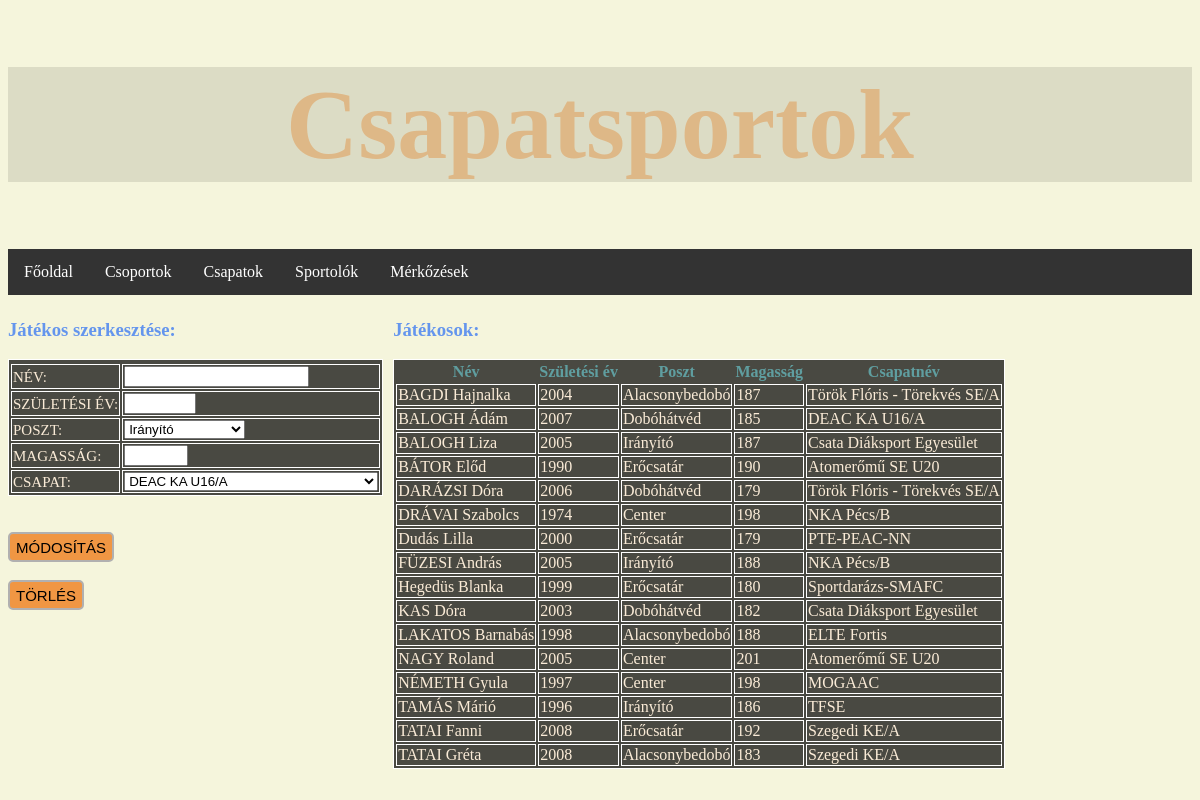
Screenshot of /index/jatekostszerkeszt.php with the database file from the repository.
### tables this page shows
CREATE TABLE `sportember` (
  `sportoloID` int(5) NOT NULL,
  `név` varchar(60) NOT NULL,
  `születési év` int(60) NOT NULL,
  `csapatID` int(5) NOT NULL
);

CREATE TABLE `csapat` (
  `csapatID` int(5) NOT NULL,
  `csapatnév` varchar(60) NOT NULL,
  `csoportID` int(5) NOT NULL,
  `csarnoknév` varchar(60) NOT NULL,
  `csarnokcím` varchar(60) NOT NULL
);

### index/db_fuggvenyek.php (called while the page is built, shortened)
<?php
function csapatsportok_csatlakozas() {
    $conn = mysqli_connect("localhost", "root", "")
			or die("Csatlakozási hiba");
    mysqli_query($conn, 'SET NAMES UTF-8');
    mysqli_query($conn, 'SET character_set_results=utf8');
    mysqli_set_charset($conn, 'utf8');
    return $conn;
}
function csapatlistatLeker() {
    if ( !($conn = csapatsportok_csatlakozas()) ) {
        return false;
    }
	$result = mysqli_query( $conn,"SELECT csapatID, csapatnév, csoportnév, csarnoknév, csarnokcím FROM csapat, csoport WHERE csapat.csoportID=csoport.csoportID");
	return $result;
}
function sportemberJatekosokLeker() {
    if ( !($conn = csapatsportok_csatlakozas()) ) {
        return false;
    }
    $result = mysqli_query( $conn,"SELECT játékos.sportoloID, név, `születési év`, poszt, magasság, csapatnév from sportember, csapat, játékos where (csapat.csapatID=sportember.csapatID) and (sportember.sportoloID = játékos.sportoloID) order by név");
    return $result;
}
function jatekos_leker($sportoloID){
    if ( !($conn = csapatsportok_csatlakozas()) ) {
        return false;
    }
    $stmt = mysqli_prepare( $conn,"SELECT sportember.sportoloID, név, `születési év`,poszt, magasság, csapatID FROM  játékos, sportember WHERE sportember.sportoloID = ? AND sportember.sportoloID=játékos.sportoloID");
    mysqli_stmt_bind_param($stmt, "d",$sportoloID);
    $sikeres = mysqli_stmt_execute($stmt);
    mysqli_stmt_bind_result($stmt, $sportoloID, $nev, $szuletesi_ev, $poszt, $magassag, $csapatID);
    $eredmeny=array();
    $eredmeny["sportoloID"]=$sportoloID;
    $eredmeny["nev"]=$nev;
    $eredmeny["szulev"]=$szuletesi_ev;
    $eredmeny["csapatID"]=$csapatID;
    $eredmeny["poszt"]=$poszt;
    $eredmeny["magassag"]=$magassag;
    return $eredmeny;
}
?>

### index/jatekostszerkeszt.php (the view, shortened to what this page needs)
<?php
include_once 'db_fuggvenyek.php';
?>
<!DOCTYPE html>
<html lang="hu">
<head>
    <link rel="stylesheet" href="mystyle.css?v=<?php echo time(); ?>">
</head>
<body>
<h1>Csapatsportok</h1>
<ul>
    <li><a class="active" href="./index.php">Főoldal</a></li>
    <li><a href="./csop.php">Csoportok</a></li>
    <li><a href="./csap.php">Csapatok</a></li>
    <li><a href="./spo.php">Sportolók</a></li>
    <li><a href="./merk.php">Mérkőzések</a></li>
</ul>
<div class="row">
    <div class="column">
        <h3>Játékos szerkesztése:</h3>
        <?php
        $v_jatekosID = $_POST["sportoloID"];
        $v_jatekosID = htmlspecialchars($v_jatekosID);
        $jatekosadatai = jatekos_leker($v_jatekosID);
        ?>
        <form method = "POST" action="jatekosmodositas.php" accept-charset="utf-8">
            <table border="1">
                <tr>
                    <?php
                        echo '<input class="forminput" type="hidden" name="jatekosID" value="'.$v_jatekosID.'" />'
                        ?><tr>
                    <td><label class="formlabel">Név:</label></td>
                    <td><?php
                        echo '<input pattern=".{5,60}" required title="A név minimum 5, maximum 60 karakterből állhat!" class="forminput" type="text" name="nev" value="'.$jatekosadatai["nev"].'" />'
                        ?></td>
                </tr><tr>
                    <td><label class="formlabel">Születési év:</label></td>
                    <td><?php
                        echo '<input pattern=".{4,4}" required title="A születési évet négy karakterben kell megadni!" class="forminput" type="number" min="1970" max="2010" name="szulev" value="'.$jatekosadatai["szulev"].'" />'
                        ?></td>
                </tr><tr>
                    <td><label class="formlabel">Poszt:</label></td>
                    <td>
                        <select name="poszt">
                        <?php
                        $opciok = array("Irányító","Dobóhátvéd","Alacsonybedobó","Erőcsatár","Center");
                        foreach ($opciok as $adat){
                            if($jatekosadatai["poszt"] == $adat){
                                echo '<option value="'.$adat.'" selected>'.$adat.'</option>';
                            }else{
                                echo '<option value="'.$adat.'">'.$adat.'</option>';
                            }
                        }
                        ?>
                        </select>
                    </td>
                </tr><tr>
                    <td><label class="formlabel">Magasság:</label></td>
                    <td><?php
                        echo '<input pattern=".{3,3}" required title="A magasságot 3 karakterben kell megadni, cm-ben!" class="forminput" type="number" min="150" max="230" name="magassag" value="'.$jatekosadatai["magassag"].'" />'
                        ?></td>
                </tr><tr>
                    <td><label class="formlabel">Csapat:</label></td>
                    <td><select name="csapatID">
                            <?php
                            $csapatok = csapatlistatLeker();
                            if(mysqli_num_rows($csapatok)>0){
                                while($egySor = mysqli_fetch_assoc($csapatok)){
                                    if($jatekosadatai["csapatID"] == $egySor["csapatID"]){
                                        echo '<option value="'.$egySor["csapatID"].'" selected>'.$egySor["csapatnév"].'</option>';
                                    }else{
                                        echo'<option value="'.$egySor["csapatID"].'">'.$egySor["csapatnév"].'</option>';
                                    }
                                }
                            }
                            ?>
                        </select></td>
                </tr>
            </table>
            <br/>
            <br/>
            <input class="forminput" type="submit" value="Módosítás">
        </form>
        <br/>
        <form method = "POST" action="jatekostorles.php" accept-charset="utf-8">
            <input class="forminput" type="submit" value="Törlés">
        </form>
    </div>
    <div class="column">
        <div>
            <h3>Játékosok:</h3>
            <table>
                <tr>
                    <th>Név</th>
                    <th>Születési év</th>
                    <th>Poszt</th>
                    <th>Magasság</th>
                    <th>Csapatnév</th>
                </tr>
                <?php
                $csapatok = sportemberJatekosokLeker();
                while( $egySor = mysqli_fetch_assoc($csapatok) ) {
                    echo '<tr>';
                    echo '<td>'. $egySor["név"] .'</td>';
                    echo '<td>'. $egySor["születési év"] .'</td>';
                    echo '<td>'. $egySor["poszt"] .'</td>';
                    echo '<td>'. $egySor["magasság"] .'</td>';
                    echo '<td>'. $egySor["csapatnév"] .'</td>';
                    echo '</tr>';
                }
                ?>
            </table>
        </div>
    </div>
</div>
</body>
</html>

### index/mystyle.css (style rules this page uses)
* { box-sizing: border-box; }
.row { margin-left:-5px; margin-right:-5px; }
.column { overflow-x: auto; max-width: 100%; float: left; padding: 5px; }
.row::after { content: ""; clear: both; display: table; }
body { background: beige url("./basketball.png") no-repeat center center fixed; -webkit-background-size: cover; -moz-background-size: cover; -o-background-size: cover; background-size: cover; }
label { text-transform: uppercase; font-size: 15px; line-height: 80%; color: antiquewhite; }
select { width: auto; }
input[type=submit] { height: 30px; background: rgb(240, 150, 67); border: 2px solid #b1b0b0; cursor: pointer; border-radius: 5px; text-transform: uppercase; font-size: 15px; }
h1 { text-align: center; background-color: rgba(1,2,6,10%); color: burlywood; font-size: 100px; }
th { text-align: center; color: cadetblue; }
tr { color: antiquewhite; }
h3 { color: cornflowerblue; }
ul { list-style-type: none; margin: 0; padding: 0; overflow: hidden; background-color: #333; }
li { float: left; }
li a { display: block; color: white; text-align: center; padding: 14px 16px; text-decoration: none; }
table { background-color: rgba(1,1,1,70%); border: solid 1px #fff; }
table td { border-left: 1px solid #fff; border-right: 1px solid #fff; border-bottom: 1px solid #fff; border-top: 1px solid #fff; width: auto; }

### rows the page displays
sportember: név "BAGDI Hajnalka", születési év "2004", játékos.poszt "Alacsonybedobó", játékos.magasság "187", csapatID.csapatnév "Török Flóris - Törekvés SE/A"
sportember: név "BALOGH Ádám", születési év "2007", játékos.poszt "Dobóhátvéd", játékos.magasság "185", csapatID.csapatnév "DEAC KA U16/A"
sportember: név "BALOGH Liza", születési év "2005", játékos.poszt "Irányító", játékos.magasság "187", csapatID.csapatnév "Csata Diáksport Egyesület"
sportember: név "BÁTOR Előd", születési év "1990", játékos.poszt "Erőcsatár", játékos.magasság "190", csapatID.csapatnév "Atomerőmű SE U20"
sportember: név "DARÁZSI Dóra", születési év "2006", játékos.poszt "Dobóhátvéd", játékos.magasság "179", csapatID.csapatnév "Török Flóris - Törekvés SE/A"
sportember: név "DRÁVAI Szabolcs", születési év "1974", játékos.poszt "Center", játékos.magasság "198", csapatID.csapatnév "NKA Pécs/B"
sportember: név "Dudás Lilla", születési év "2000", játékos.poszt "Erőcsatár", játékos.magasság "179", csapatID.csapatnév "PTE-PEAC-NN"
sportember: név "FÜZESI András", születési év "2005", játékos.poszt "Irányító", játékos.magasság "188", csapatID.csapatnév "NKA Pécs/B"
sportember: név "Hegedüs Blanka", születési év "1999", játékos.poszt "Erőcsatár", játékos.magasság "180", csapatID.csapatnév "Sportdarázs-SMAFC"
sportember: név "KAS Dóra", születési év "2003", játékos.poszt "Dobóhátvéd", játékos.magasság "182", csapatID.csapatnév "Csata Diáksport Egyesület"
sportember: név "LAKATOS Barnabás", születési év "1998", játékos.poszt "Alacsonybedobó", játékos.magasság "188", csapatID.csapatnév "ELTE Fortis"
sportember: név "NAGY Roland", születési év "2005", játékos.poszt "Center", játékos.magasság "201", csapatID.csapatnév "Atomerőmű SE U20"
sportember: név "NÉMETH Gyula", születési év "1997", játékos.poszt "Center", játékos.magasság "198", csapatID.csapatnév "MOGAAC"
sportember: név "TAMÁS Márió", születési év "1996", játékos.poszt "Irányító", játékos.magasság "186", csapatID.csapatnév "TFSE"
sportember: név "TATAI Fanni", születési év "2008", játékos.poszt "Erőcsatár", játékos.magasság "192", csapatID.csapatnév "Szegedi KE/A"
sportember: név "TATAI Gréta", születési év "2008", játékos.poszt "Alacsonybedobó", játékos.magasság "183", csapatID.csapatnév "Szegedi KE/A"

### other values shown
form field poszt "Irányító"
form field csapatID "DEAC KA U16/A"
